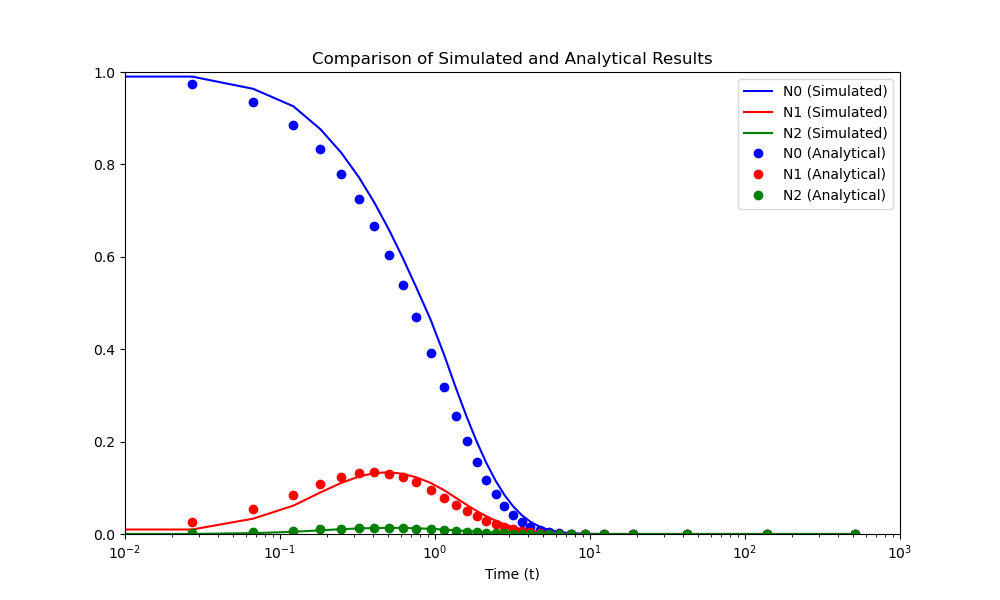

This chart was generated by the following Python code:
import pandas as pd
import matplotlib.pyplot as plt

df = pd.read_csv("../data/task2/test.csv")

# print(df.head())

#  N values plot
t = df["t"]
N0 = df["N0"]
N1 = df["N1"]
N2 = df["N2"]
N0_analitical = df["N0_analytical"]
N1_analitical = df["N1_analytical"]
N2_analitical = df["N2_analytical"]

plt.figure(figsize=(10, 6))
plt.plot(t, N0, label='N0 (Simulated)', color='blue')
plt.plot(t, N1, label='N1 (Simulated)', color='red')
plt.plot(t, N2, label='N2 (Simulated)', color='green')

plt.plot(t, N0_analitical, 'o', label='N0 (Analytical)', color='blue')
plt.plot(t, N1_analitical, 'o', label='N1 (Analytical)', color='red')
plt.plot(t, N2_analitical, 'o', label='N2 (Analytical)', color='green')

plt.legend()
plt.title('Comparison of Simulated and Analytical Results')
plt.xlabel('Time (t)')
plt.xscale('log')
plt.xlim(1e-2, 1e3)
plt.ylim(0, 1)

plt.savefig("../plots/plot2.png")

# time step plot
dt = t.diff().dropna()
plt.figure(figsize=(10, 6))
plt.plot(t.iloc[1:], dt, label='Time Step (dt)', color='black', marker='o', linestyle='-')
plt.legend()
plt.title('Time Step vs Time')
plt.xlabel('Time (t)')
plt.ylabel('Time Step (dt)')
plt.xscale('log')
plt.yscale('log')
plt.xlim(1e-2, 1e3)
plt.ylim(1e-2, 1e3)


plt.savefig("../plots/plot2_time.png")
